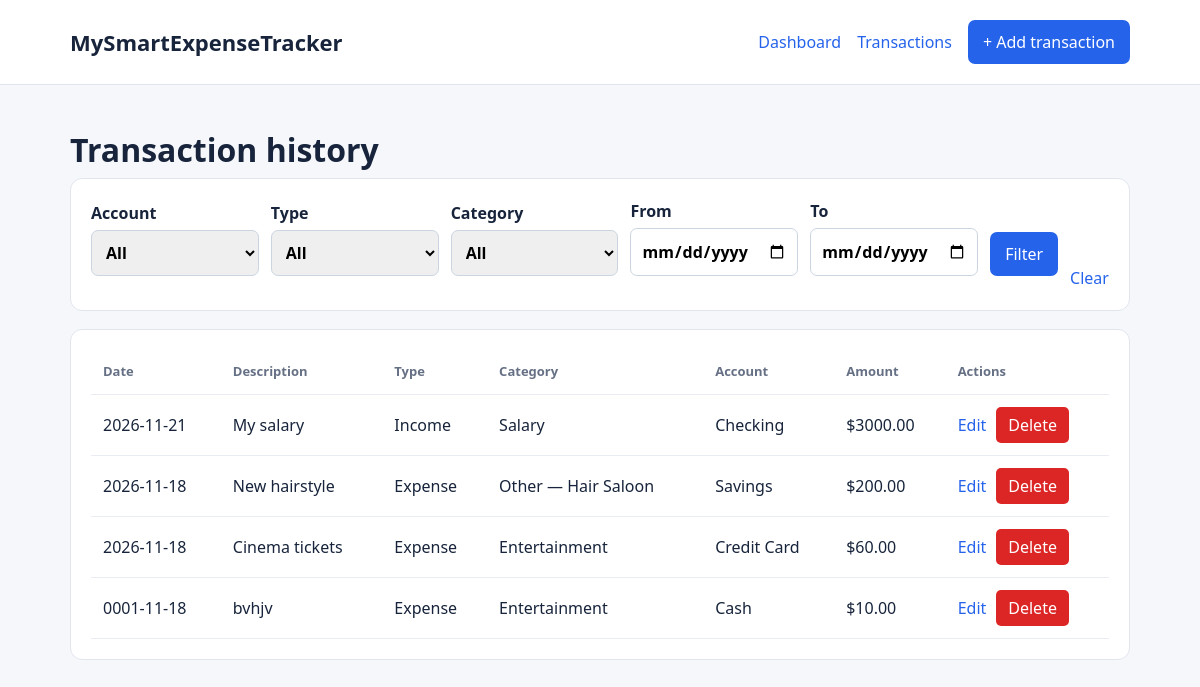
The app's page /transactions, older data.
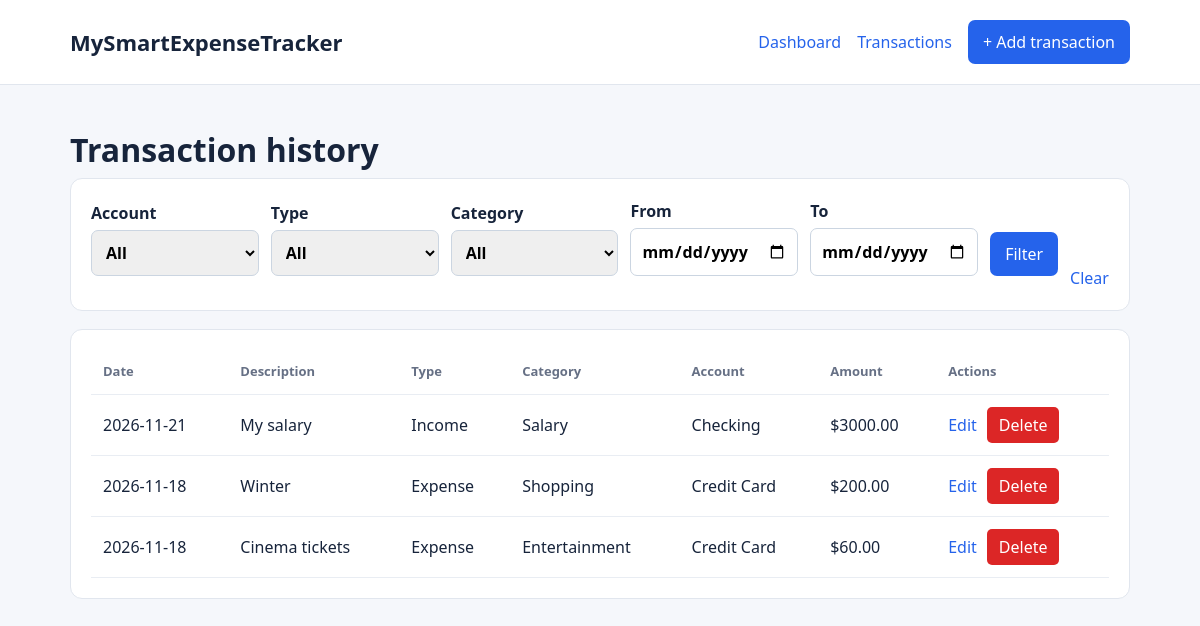
The same page, newer data.
### tables this page shows
CREATE TABLE transactions (
        transaction_id INTEGER PRIMARY KEY AUTOINCREMENT,
        transaction_date TEXT NOT NULL,
        description TEXT NOT NULL,
        amount REAL NOT NULL CHECK(amount > 0),
        transaction_type TEXT NOT NULL
            CHECK(transaction_type IN ('income', 'expense')),
        category_id INTEGER NOT NULL,
        account_id INTEGER NOT NULL, custom_category TEXT,

        FOREIGN KEY (category_id)
            REFERENCES categories(category_id),

        FOREIGN KEY (account_id)
            REFERENCES accounts(account_id)
    );

CREATE TABLE categories (
        category_id INTEGER PRIMARY KEY AUTOINCREMENT,
        category_name TEXT NOT NULL,
        category_type TEXT NOT NULL
            CHECK(category_type IN ('income', 'expense')),
        UNIQUE(category_name, category_type)
    );

CREATE TABLE accounts (
            account_id INTEGER PRIMARY KEY AUTOINCREMENT,
            account_name TEXT NOT NULL UNIQUE
        );

### app.py (the view)
@app.route("/transactions")
def transactions():
    filters = {
        "transaction_type": request.args.get("transaction_type", ""),
        "category_id": request.args.get("category_id", ""),
        "account_id": request.args.get("account_id", ""),
        "start_date": request.args.get("start_date", ""),
        "end_date": request.args.get("end_date", "")
    }
    conn = get_db_connection()
    categories = conn.execute(
        "SELECT * FROM categories ORDER BY category_name"
    ).fetchall()
    accounts= conn.execute(
        "SELECT * FROM accounts ORDER BY account_name"
    ).fetchall()
    query = """
        SELECT
            t.transaction_id,
            t.transaction_date,
            t.description,
            t.amount,
            t.transaction_type,
            t.custom_category,
            c.category_name,
            c.category_type,
            a.account_name
        FROM transactions t
        JOIN categories c
            ON t.category_id = c.category_id
        JOIN accounts a
            ON t.account_id = a.account_id
            WHERE 1=1
    """
    params=[]
    if filters["transaction_type"]:
        query += " AND t.transaction_type = ?"
        params.append(filters["transaction_type"])
    if filters["account_id"]:
        query += " AND t.account_id = ?"
        params.append(filters["account_id"])
    if filters["category_id"]:
        query += " AND c.category_id = ?"
        params.append(filters["category_id"])
    if filters["start_date"]:
        query += " AND t.transaction_date >= ?"
        params.append(filters["start_date"])
    if filters["end_date"]:
        query += " AND t.transaction_date <= ?"
        params.append(filters["end_date"])
    query += " ORDER BY t.transaction_date DESC, t.transaction_id DESC"
    transactions_list=conn.execute(query, params).fetchall()
    conn.close()
    return render_template(
        "transactions.html",
        accounts=accounts,
        transactions=transactions_list,
        categories=categories,
        filters=filters
    )

### database.py (called while the page is built)
def get_db_connection():
    conn=sqlite3.connect(DB_PATH)
    conn.row_factory=sqlite3.Row
    conn.execute("PRAGMA foreign_keys =ON")
    return conn

### templates/transactions.html (shortened to what this page needs)
{% extends 'base.html' %}
{% block content %}
<h1>Transaction history</h1>
<article>
    <form method="GET" class="filters">
        <label>
            Account
            <select name="account_id">
                <option value="">All</option>
            </select>
        </label>
        <label>
            Type
            <select name="transaction_type">
                <option value="">All</option>
            </select>
        </label>
        <label>
            Category
            <select name="category_id">
                <option value="">All</option>
            </select>
        </label>
        <label>
            From
            <input type="date" name="start_date" value="{{ filters.start_date }}">
        </label>
        <label>
            To
            <input type="date" name="end_date" value="{{ filters.end_date }}">
        </label>
        <button type="submit">Filter</button>
        <a href="{{ url_for('transactions') }}">Clear</a>
    </form>
</article>
<article class="table-wrap">
    {% if transactions %}
    <table>
        <thead>
            <tr>
                <th>Date</th>
                <th>Description</th>
                <th>Type</th>
                <th>Category</th>
                <th>Account</th>
                <th>Amount</th>
                <th>Actions</th>
            </tr>
        </thead>
        <tbody>
            {% for t in transactions %}
            <tr>
                <td>{{ t.transaction_date }}</td>
                <td>{{ t.description }}</td>
                <td>{{ t.transaction_type|capitalize }}</td>
                <td>
                    {% if t.category_name == 'Other' and t.custom_category %}
                    Other — {{ t.custom_category }}
                    {% else %}
                    {{ t.category_name }}
                    {% endif %}
                </td>
                <td>{{ t.account_name }}</td>
                <td>
                    ${{ '%.2f'|format(t.amount) }}
                </td>
                <td>
                    <div class="transaction-actions">
                        <a href="{{ url_for('edit_transaction',
                                            transaction_id=t.transaction_id) }}">
                            Edit
                        </a>
                        <form method="POST" action="{{ url_for('delete_transaction',
                                                 transaction_id=t.transaction_id) }}"
                            onsubmit="return confirm('Are you sure you want to delete this transaction?');">
                            <button type="submit" class="delete-btn">
                                Delete
                            </button>
                        </form>
                    </div>
                </td>
            </tr>
            {% endfor %}
        </tbody>
    </table>
    {% else %}
    <p>No matching transactions.</p>
    {% endif %}
</article>
{% endblock %}

### templates/base.html (shortened to what this page needs)
<!doctype html>
<html lang="en">
<head>
  <link rel="stylesheet" href="{{ url_for('static', filename='style.css') }}">
</head>
<body>
  <header>
    <nav>
      <a class="brand" href="{{ url_for('home') }}">MySmartExpenseTracker</a>
      <div>
        <a href="{{ url_for('home') }}">Dashboard</a>
        <a href="{{ url_for('transactions') }}">Transactions</a>
        <a class="button" href="{{ url_for('add_transaction') }}">+ Add transaction</a>
      </div>
    </nav>
  </header>
  <main>
    {% block content %}{% endblock %}
  </main>
</body>
</html>

### static/style.css (style rules this page uses)
* { box-sizing: border-box; }
body { margin: 0; background: #f5f7fb; color: #17243b; font: 16px/1.5 system-ui, Arial, sans-serif; }
header { background: white; border-bottom: 1px solid #e1e6ee; }
nav, main { max-width: 1100px; margin: auto; padding: 20px; }
nav { display: flex; justify-content: space-between; align-items: center; gap: 16px; }
nav div { display: flex; gap: 16px; align-items: center; flex-wrap: wrap; }
a { color: #2563eb; text-decoration: none; }
.brand { font-size: 22px; font-weight: 800; color: #17243b; }
h1 { margin-bottom: 4px; }
article { background: #fff; border: 1px solid #e1e6ee; border-radius: 12px; padding: 20px; margin-bottom: 18px; min-width: 0; }
table { width: 100%; border-collapse: collapse; text-align: left; }
th, td { padding: 12px; border-bottom: 1px solid #e9edf3; }
th { color: #667085; font-size: 13px; }
label { display: block; font-weight: 600; margin-bottom: 14px; }
input, select { display: block; width: 100%; padding: 10px; margin-top: 5px; border: 1px solid #cbd5e1; border-radius: 7px; font: inherit; }
form:not(.filters):not(.inline) { max-width: 520px; }
button, .button { display: inline-block; background: #2563eb; color: white; border: 0; border-radius: 7px; padding: 10px 15px; cursor: pointer; font: inherit; }
.filters { display: flex; gap: 12px; align-items: end; flex-wrap: wrap; }
.filters label { flex: 1; min-width: 130px; }
.filters button { margin-bottom: 14px; }
.table-wrap { overflow-x: auto; }
.transaction-actions { display: flex; align-items: center; gap: 10px; }
.transaction-actions form { margin: 0; }
.delete-btn { background-color: #dc2626; color: white; border: none; padding: 6px 12px; border-radius: 5px; cursor: pointer; }

Row changes from the older to the newer data that the page shows:
removed transactions: transaction_date "0001-11-18", description "bvhjv", transaction_type "Expense", category_name "Entertainment", account_name "Cash", amount "10.00"
changed transactions: description "New hairstyle" → "Winter"; category_name (not shown) → "Shopping"; account_name "Savings" → "Credit Card"; custom_category "Hair Saloon" → (not shown)
